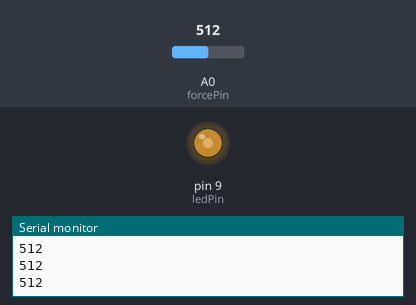
The sketch below on a simulated Arduino Uno, built with avr-gcc and run on an emulated ATmega328P. On the bench: output pins drawn as LEDs (lit = HIGH), the last lines printed to the serial monitor. Inputs (shaded band) come from the test bench; at power-on: A0 (forcePin) = 512.

Above: at 1.2 s.
1.3 s: A0 (forcePin) set to 716
At 2.5 s:
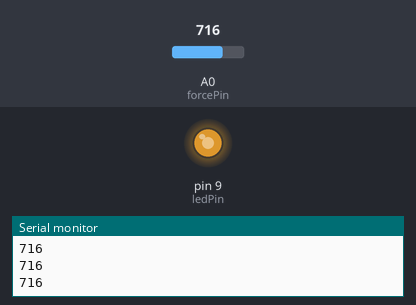
2.8 s: A0 (forcePin) set to 900
At 3.6 s:
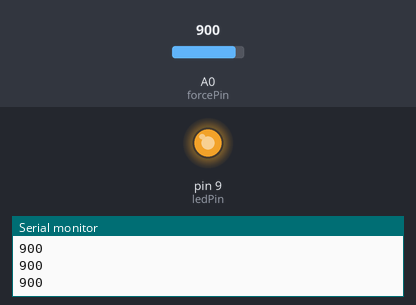
4.3 s: A0 (forcePin) set to 122
At 4.8 s:
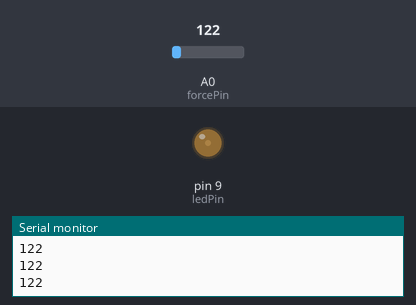
5.8 s: A0 (forcePin) set to 0
At 7.2 s:
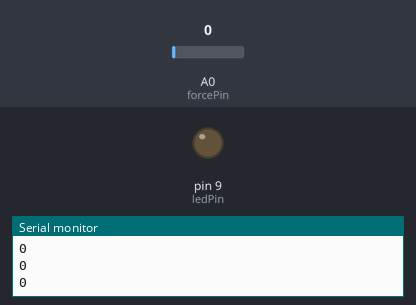
Timing chart, 0 to 8.3 s (numbered marks = the images above; inputs shaded):
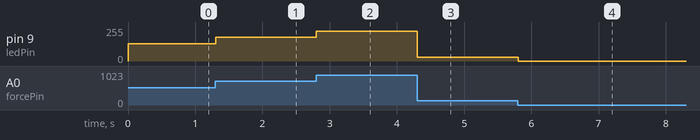

Measured:
- after the input at 1.3 s, pin 9 (ledPin): 128/255 → 179/255 at once
- after the input at 2.8 s, pin 9 (ledPin): 179/255 → 225/255 at once
- after the input at 4.3 s, pin 9 (ledPin): 225/255 → 30/255 at once
- after the input at 5.8 s, pin 9 (ledPin): 30/255 → 0/255 at once

The sketch:

StackGame02.ino
```cpp
/*積み上げゲームをつくろう その2
   内容
   圧力センサの値をLEDで表す．
   レスポンスを高速化
*/

const int ledPin = 9; // LEDを9ピンに接続
const int forcePin = A0; // 圧力センサをアナログ0ピンに接続
int force = 0; // 圧力センサが計測する力

// 初期設定:最初に1回だけ実行する
void setup() {
  Serial.begin(9600); // シリアルポートの設定
  pinMode(ledPin, OUTPUT); // LEDを出力に設定
}

// ずっと繰り返し実行する
void loop() {
  force = analogRead(forcePin); // アナログピン0番から値を読み取る．
  Serial.println(force); // シリアルポートにforce出力する．printlnは改行あり
  analogWrite(ledPin, force/4); // powerをアナログ出力としてLEDを点灯
  delay(10); // 10ms（0.01秒）待つ
}
```
